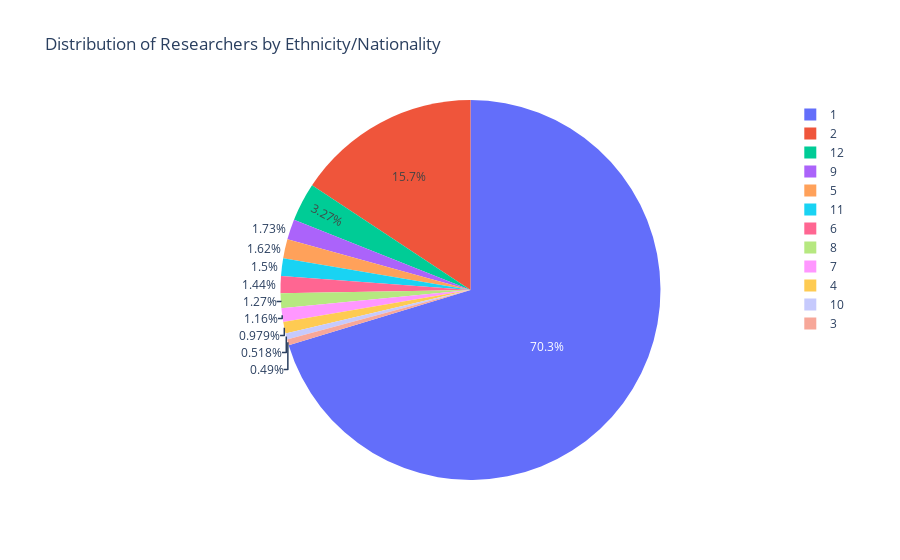

This figure's notebook cell:
### Code cell
import pandas as pd
import plotly.express as px

total_researchers = df1['ResponseId'].nunique()
df_filtered = df1.dropna(subset=['DE3'])
responded_count = df_filtered['ResponseId'].nunique()
not_responded_count = total_researchers - responded_count
responded_percentage = (responded_count / total_researchers) * 100
not_responded_percentage = (not_responded_count / total_researchers) * 100

print("\n===== Ethnicity/Nationality Response Statistics =====")
print(f"Total unique researchers (participants): {total_researchers}")
print(f"Responded to ethnicity question: {responded_count} ({responded_percentage:.2f}%)")
print(f"Did not respond: {not_responded_count} ({not_responded_percentage:.2f}%)\n")

df_expanded = df_filtered.assign(Region=df_filtered['DE3'].str.split(',')).explode('Region')
region_counts = df_expanded['Region'].value_counts().reset_index()
region_counts.columns = ['Region', 'Count']

print("===== Ethnicity/Nationality Distribution =====")
for region, count in region_counts.values:
    percentage = (count / responded_count) * 100
    print(f"{region}: {count} ({percentage:.2f}%)")

fig = px.pie(region_counts, names='Region', values='Count', 
             title='Distribution of Researchers by Ethnicity/Nationality')

fig.show()

### Figure 1 — Plotly figure (JSON) as saved in the notebook; plotly's stock layout.template omitted (floating-point values rounded to 4 significant figures)
{"data": [{"domain": {"x": [0, 1], "y": [0, 1]}, "hovertemplate": "Region=%{label}<br>Count=%{value}<extra></extra>", "labels": ["1", "2", "12", "9", "5", "11", "6", "8", "7", "4", "10", "3"], "legendgroup": "", "name": "", "showlegend": true, "type": "pie", "values": [5026, 1122, 234, 124, 116, 107, 103, 91, 83, 70, 37, 35]}], "layout": {"legend": {"tracegroupgap": 0}, "title": {"text": "Distribution of Researchers by Ethnicity/Nationality"}}}
